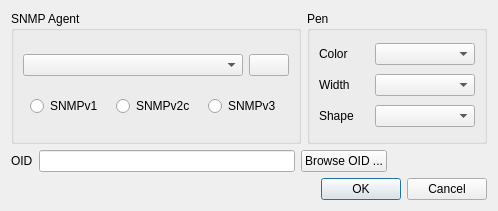
<?xml version="1.0" encoding="UTF-8"?>
<ui version="4.0">
 <class>Plot</class>
 <widget class="QDialog" name="Plot">
  <property name="geometry">
   <rect>
    <x>0</x>
    <y>0</y>
    <width>498</width>
    <height>211</height>
   </rect>
  </property>
  <property name="windowTitle">
   <string>Plot</string>
  </property>
  <layout class="QGridLayout">
   <item row="1" column="2" colspan="2">
    <widget class="QPushButton" name="PlotBrowseOID">
     <property name="sizePolicy">
      <sizepolicy hsizetype="Fixed" vsizetype="Fixed">
       <horstretch>0</horstretch>
       <verstretch>0</verstretch>
      </sizepolicy>
     </property>
     <property name="text">
      <string>Browse OID ...</string>
     </property>
    </widget>
   </item>
   <item row="0" column="0" colspan="3">
    <widget class="QGroupBox" name="PlotAgentProperties">
     <property name="title">
      <string>SNMP Agent</string>
     </property>
     <layout class="QVBoxLayout" name="_3">
      <item>
       <layout class="QHBoxLayout" name="_4">
        <item>
         <widget class="QComboBox" name="PlotAgentProfile">
          <property name="sizePolicy">
           <sizepolicy hsizetype="Expanding" vsizetype="Fixed">
            <horstretch>0</horstretch>
            <verstretch>0</verstretch>
           </sizepolicy>
          </property>
         </widget>
        </item>
        <item>
         <widget class="QPushButton" name="PlotAgentSettings">
          <property name="sizePolicy">
           <sizepolicy hsizetype="Fixed" vsizetype="Fixed">
            <horstretch>0</horstretch>
            <verstretch>0</verstretch>
           </sizepolicy>
          </property>
          <property name="text">
           <string/>
          </property>
          <property name="icon">
           <iconset resource="snmpb.qrc">
            <normaloff>:/icon/cog</normaloff>:/icon/cog</iconset>
          </property>
         </widget>
        </item>
       </layout>
      </item>
      <item>
       <layout class="QHBoxLayout" name="_5">
        <item>
         <widget class="QRadioButton" name="PlotAgentProtoV1">
          <property name="sizePolicy">
           <sizepolicy hsizetype="Fixed" vsizetype="Fixed">
            <horstretch>0</horstretch>
            <verstretch>0</verstretch>
           </sizepolicy>
          </property>
          <property name="text">
           <string notr="true">SNMPv1</string>
          </property>
          <property name="autoRepeat">
           <bool>false</bool>
          </property>
         </widget>
        </item>
        <item>
         <widget class="QRadioButton" name="PlotAgentProtoV2">
          <property name="sizePolicy">
           <sizepolicy hsizetype="Fixed" vsizetype="Fixed">
            <horstretch>0</horstretch>
            <verstretch>0</verstretch>
           </sizepolicy>
          </property>
          <property name="text">
           <string notr="true">SNMPv2c</string>
          </property>
         </widget>
        </item>
        <item>
         <widget class="QRadioButton" name="PlotAgentProtoV3">
          <property name="sizePolicy">
           <sizepolicy hsizetype="Fixed" vsizetype="Fixed">
            <horstretch>0</horstretch>
            <verstretch>0</verstretch>
           </sizepolicy>
          </property>
          <property name="text">
           <string notr="true">SNMPv3</string>
          </property>
         </widget>
        </item>
       </layout>
      </item>
     </layout>
    </widget>
   </item>
   <item row="0" column="3">
    <widget class="QGroupBox" name="groupBox">
     <property name="sizePolicy">
      <sizepolicy hsizetype="Minimum" vsizetype="Preferred">
       <horstretch>0</horstretch>
       <verstretch>0</verstretch>
      </sizepolicy>
     </property>
     <property name="minimumSize">
      <size>
       <width>180</width>
       <height>0</height>
      </size>
     </property>
     <property name="title">
      <string>Pen</string>
     </property>
     <layout class="QGridLayout" name="_2">
      <item row="0" column="0">
       <widget class="QLabel" name="PlotColorL">
        <property name="text">
         <string>Color</string>
        </property>
       </widget>
      </item>
      <item row="0" column="1" colspan="2">
       <widget class="QColorComboBox" name="PlotColor"/>
      </item>
      <item row="1" column="0">
       <widget class="QLabel" name="PlotWidthL">
        <property name="text">
         <string>Width</string>
        </property>
       </widget>
      </item>
      <item row="1" column="1" colspan="2">
       <widget class="QPenWidthComboBox" name="PlotWidth"/>
      </item>
      <item row="2" column="0">
       <widget class="QLabel" name="PlotShapeL">
        <property name="text">
         <string>Shape</string>
        </property>
       </widget>
      </item>
      <item row="2" column="1" colspan="2">
       <widget class="QPenStyleComboBox" name="PlotShape">
        <property name="sizePolicy">
         <sizepolicy hsizetype="Preferred" vsizetype="Fixed">
          <horstretch>0</horstretch>
          <verstretch>0</verstretch>
         </sizepolicy>
        </property>
       </widget>
      </item>
     </layout>
    </widget>
   </item>
   <item row="1" column="0">
    <widget class="QLabel" name="PlotObjectL">
     <property name="text">
      <string>OID</string>
     </property>
    </widget>
   </item>
   <item row="1" column="1">
    <widget class="QLineEdit" name="PlotObject"/>
   </item>
   <item row="2" column="1" colspan="3">
    <widget class="QDialogButtonBox" name="OKCancel">
     <property name="orientation">
      <enum>Qt::Horizontal</enum>
     </property>
     <property name="standardButtons">
      <set>QDialogButtonBox::Cancel|QDialogButtonBox::Ok</set>
     </property>
    </widget>
   </item>
  </layout>
 </widget>
 <customwidgets>
  <customwidget>
   <class>QPenStyleComboBox</class>
   <extends>QComboBox</extends>
   <header>comboboxes.h</header>
   <container>1</container>
  </customwidget>
  <customwidget>
   <class>QColorComboBox</class>
   <extends>QComboBox</extends>
   <header>comboboxes.h</header>
   <container>1</container>
  </customwidget>
  <customwidget>
   <class>QPenWidthComboBox</class>
   <extends>QComboBox</extends>
   <header>comboboxes.h</header>
   <container>1</container>
  </customwidget>
 </customwidgets>
 <tabstops>
  <tabstop>PlotAgentProfile</tabstop>
  <tabstop>PlotAgentSettings</tabstop>
  <tabstop>PlotAgentProtoV1</tabstop>
  <tabstop>PlotAgentProtoV2</tabstop>
  <tabstop>PlotAgentProtoV3</tabstop>
  <tabstop>PlotColor</tabstop>
  <tabstop>PlotWidth</tabstop>
  <tabstop>PlotShape</tabstop>
  <tabstop>PlotBrowseOID</tabstop>
  <tabstop>OKCancel</tabstop>
 </tabstops>
 <resources>
  <include location="snmpb.qrc"/>
 </resources>
 <connections>
  <connection>
   <sender>OKCancel</sender>
   <signal>accepted()</signal>
   <receiver>Plot</receiver>
   <slot>accept()</slot>
   <hints>
    <hint type="sourcelabel">
     <x>248</x>
     <y>254</y>
    </hint>
    <hint type="destinationlabel">
     <x>157</x>
     <y>274</y>
    </hint>
   </hints>
  </connection>
  <connection>
   <sender>OKCancel</sender>
   <signal>rejected()</signal>
   <receiver>Plot</receiver>
   <slot>reject()</slot>
   <hints>
    <hint type="sourcelabel">
     <x>316</x>
     <y>260</y>
    </hint>
    <hint type="destinationlabel">
     <x>286</x>
     <y>274</y>
    </hint>
   </hints>
  </connection>
 </connections>
</ui>
